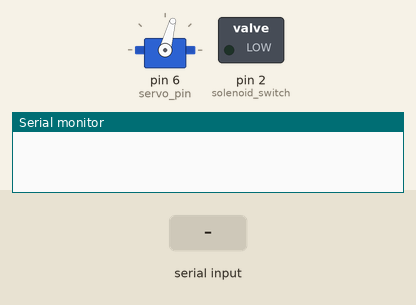
A sketch run on a simulated Arduino Uno, built with avr-gcc and run on an emulated ATmega328P. Shown: servo, switched loads named in the sketch (green lamp = pin HIGH), the last lines printed to the serial monitor. Dashed ring = blinking. The test bench sets the inputs (shaded band).

Above: at 1.2 s.
1.3 s: "90 45 200 10\n" received over Serial
At 2.54 s:
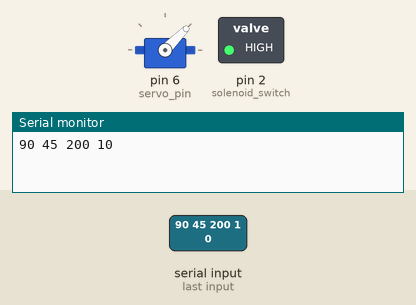
4.3 s: "90,45\n" received over Serial
At 6.97 s:
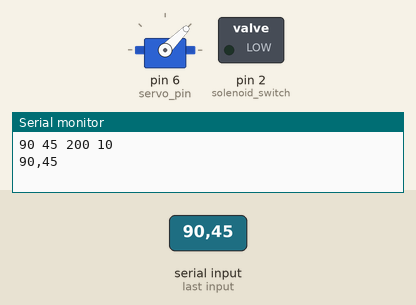
7.3 s: "30,150\n" received over Serial
At 10.2 s:
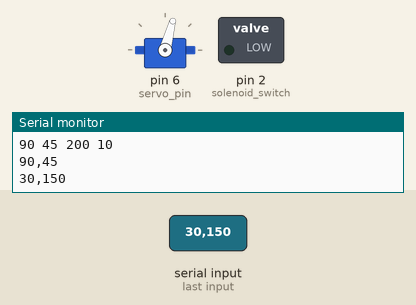
Timing chart, 0 to 11.7 s (numbered marks = the images above; inputs shaded):
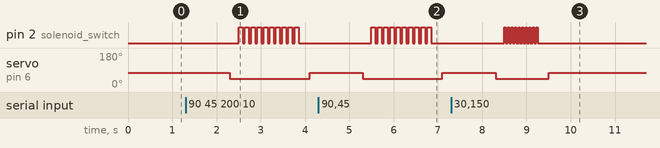

The sketch:

push_mode_tapping.ino
```cpp
#include <Servo.h>

Servo head_rotate;

//Pin assignments
int solenoid_switch = 2; //solenoid control signal pin
int servo_pin = 6; //servo control signal pin

//operating variables
int impact_time;
int head_pos;
int delay_time;
int repeats;
int centre_val = 75; //this is the central position - has to be calibrated on each assembly

void setup() {
pinMode(solenoid_switch, OUTPUT);
Serial.begin(115200);
head_rotate.attach(servo_pin);
head_rotate.write(centre_val);
}

void loop() {
if (Serial.available()){
  String input = Serial.readString();
  Serial.println(input);
  sscanf(input.c_str(), "%d %d %d %d", &impact_time, &head_pos, &delay_time, &repeats);
  head_rotate.write(head_pos);
  delay(delay_time);
  for (int i = 0; i < repeats; i++){
    digitalWrite(solenoid_switch, HIGH);
    delay(impact_time);
    digitalWrite(solenoid_switch, LOW);
    delay(50); //hard-coded value to allow for sample ring-down between strikes
  }
  delay(delay_time);
  head_rotate.write(centre_val);
}
}
```

Measured:
- after the input at 1.3 s, pin 2 (solenoid_switch): alternates HIGH for 0.09 s and LOW for 0.05 s, 20 changes in all, then stays LOW, starting after 1.2 s; servo on pin 6 (servo_pin): 75° → 45° after 1.0 s, → 75° 1.8 s later
- after the input at 4.3 s, pin 2 (solenoid_switch): alternates HIGH for 0.09 s and LOW for 0.05 s, 20 changes in all, then stays LOW, starting after 1.2 s; servo on pin 6 (servo_pin): 75° → 45° after 1.0 s, → 75° 1.8 s later
- after the input at 7.3 s, pin 2 (solenoid_switch): alternates HIGH for 0.03 s and LOW for 0.05 s, 20 changes in all, then stays LOW, starting after 1.2 s; servo on pin 6 (servo_pin): 75° → 45° after 1.0 s, → 75° 1.2 s later
